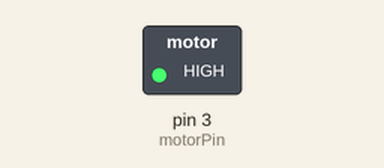
Simulated run of this sketch. Board: Arduino Uno, built with avr-gcc and run on an emulated ATmega328P. Parts: switched loads named in the sketch (green lamp = pin HIGH). Dashed ring = blinking.

Above: at 0.5 s.
Timing chart, 0 to 4.6 s (numbered marks = the images above):
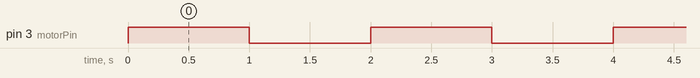

Measured:
- by itself, pin 3 (motorPin): alternates HIGH for 1.0 s and LOW for 1.0 s

The sketch:

test_vibration.ino
```cpp
const int motorPin = 3;

void setup() {
  pinMode(motorPin, OUTPUT);
}

void loop() {
  digitalWrite(motorPin, HIGH);
  delay(1000); // Vibrate for 1 second

  digitalWrite(motorPin, LOW);
  delay(1000); // Stay off for 1 second

  // Example of controlling intensity using PWM (AnalogWrite)
  // This requires connecting the motor module to a PWM pin (e.g., pin 9)
  // analogWrite(motorPin, 150); // Vibrate at medium intensity (0-255)
  // delay(1000);
  // analogWrite(motorPin, 0); // Turn off
  // delay(1000);
}
```
